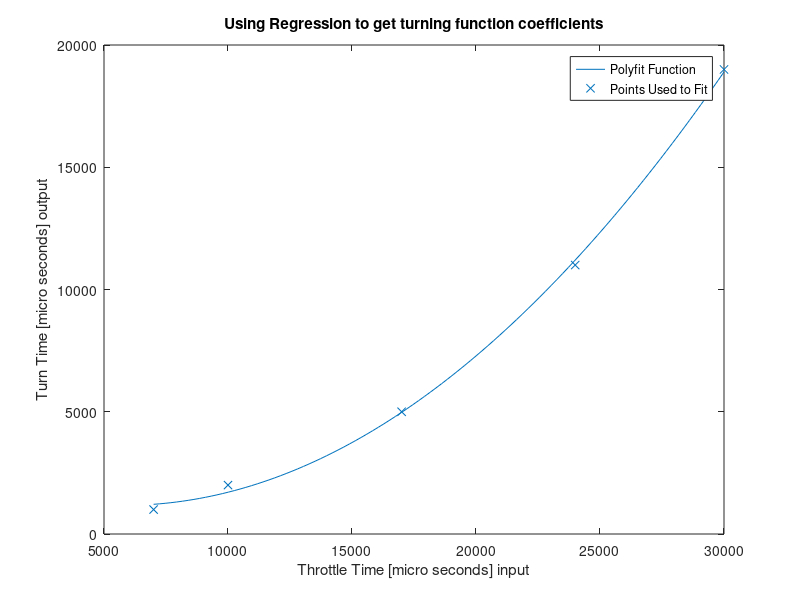

Write the MATLAB code that produced this figure.
format long
clc
clear all
close all
x=[30000,24000,17000,10000,7000]  % Stepper pulse lengths in microseconds
y=[19000,11000,5000,2000,1000]  % Desired output turning value stepper pulse 


Coeffs=polyfit(x,y,2)

xpoly=linspace(7000,30000);
ypoly=Coeffs(1)*xpoly.^2+Coeffs(2)*xpoly+Coeffs(3);

figure(1)
plot(xpoly,ypoly)
hold on
scatter(x,y,'x')
title('Using Regression to get turning function coefficients')
xlabel('Throttle Time [micro seconds] input')
ylabel('Turn Time [micro seconds] output')
legend('Polyfit Function','Points Used to Fit')
